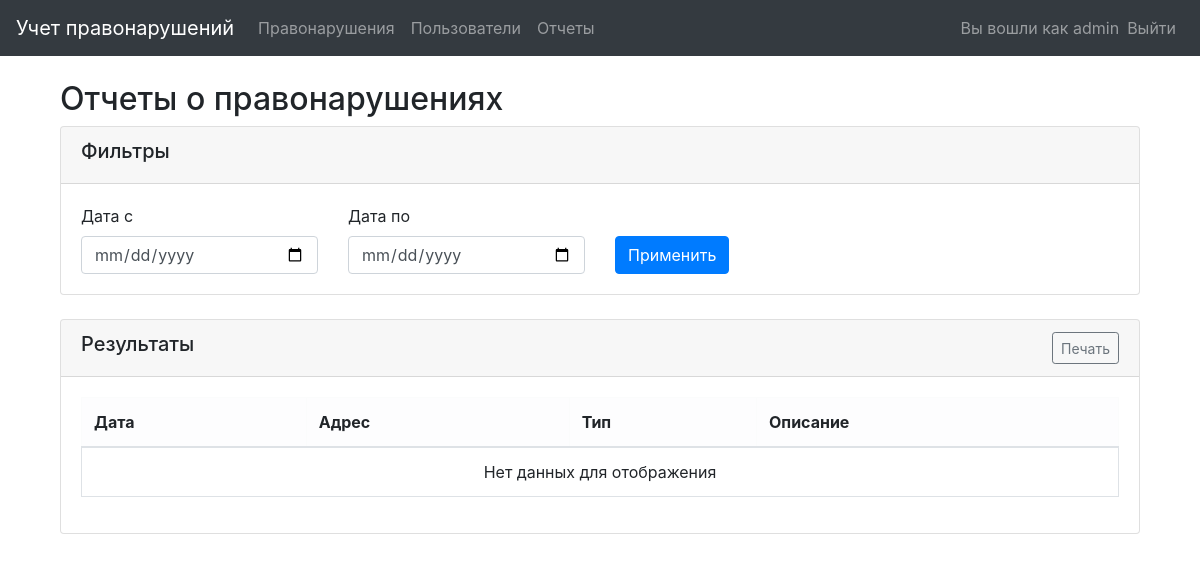
The app's page /reports (signed in), older data.
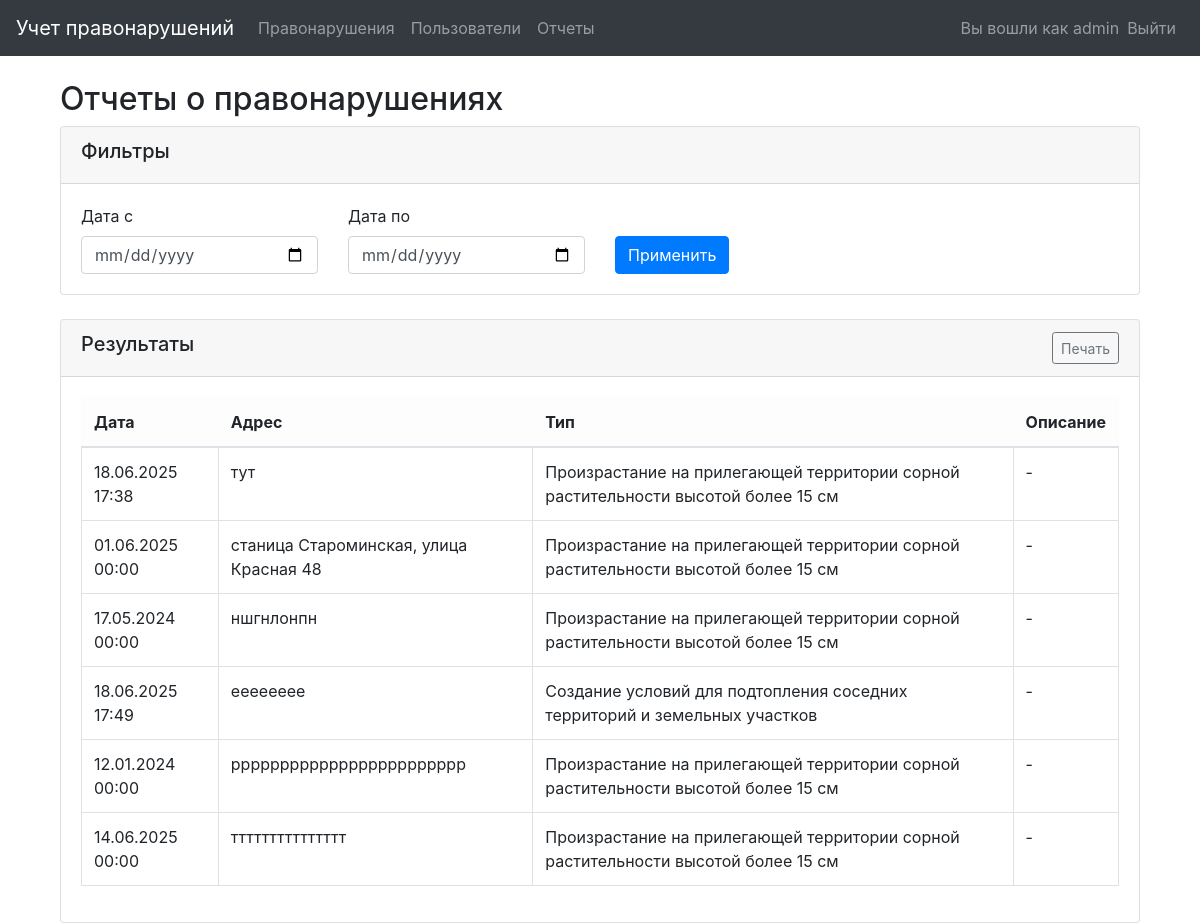
The same page, newer data.
### models.py (models this page shows)
class Offense(db.Model):
    id = db.Column(db.Integer, primary_key=True)
    address = db.Column(db.String(200), nullable=False)
    date = db.Column(db.DateTime, nullable=False)
    check_date = db.Column(db.DateTime)  # Дата проверки
    offense_type = db.Column(db.String(100), nullable=False)
    description = db.Column(db.Text)
    user_id = db.Column(db.Integer, db.ForeignKey('user.id'), nullable=False)

### app.py (the view, shortened to what this page needs)
@app.route('/reports', methods=['GET', 'POST'])  # ← Оба метода разрешены!
@login_required
def reports():
    offenses = Offense.query.all()
    return render_template('reports.html', offenses=offenses)

### app.py (called while the page is built)
@login_manager.user_loader
def load_user(user_id):
    return User.query.get(int(user_id))

### templates/reports.html (shortened to what this page needs)
{% extends "base.html" %}
{% block content %}
<div class="container mt-4">
    <h2> Отчеты о правонарушениях</h2>
    <div class="card mb-4">
        <div class="card-header">
            <h5>Фильтры</h5>
        </div>
        <div class="card-body">
            <form method="POST" class="row g-3">
                <div class="col-md-3">
                    <label class="form-label">Дата с</label>
                    <input type="date" name="start_date" class="form-control"
                           value="{{ start_date }}">
                </div>
                <div class="col-md-3">
                    <label class="form-label">Дата по</label>
                    <input type="date" name="end_date" class="form-control"
                           value="{{ end_date }}">
                </div>
                <div class="col-md-3 d-flex align-items-end">
                    <button type="submit" class="btn btn-primary">
                         Применить
                    </button>
                </div>
            </form>
        </div>
    </div>
    <div class="card printable-area">
        <div class="card-header d-flex justify-content-between">
            <h5>Результаты</h5>
            <button onclick="window.print()" class="btn btn-sm btn-outline-secondary">
                 Печать
            </button>
        </div>
        <div class="card-body">
            <div class="table-responsive">
                <table class="table table-bordered table-hover">
                    <thead class="table-light">
                        <tr>
                            <th>Дата</th>
                            <th>Адрес</th>
                            <th>Тип</th>
                            <th>Описание</th>
                        </tr>
                    </thead>
                    <tbody>
                        {% for offense in offenses %}
                        <tr>
                            <td>{{ offense.date.strftime('%d.%m.%Y %H:%M') }}</td>
                            <td>{{ offense.address }}</td>
                            <td>{{ offense.offense_type }}</td>
                            <td>{{ offense.description or '-' }}</td>
                        </tr>
                        {% else %}
                        <tr>
                            <td colspan="5" class="text-center">Нет данных для отображения</td>
                        </tr>
                        {% endfor %}
                    </tbody>
                </table>
            </div>
        </div>
    </div>
</div>
{% endblock %}

Row changes from the older to the newer data that the page shows:
added Offense: date "18.06.2025 17:38", address "тут", offense_type "Произрастание на прилегающей территории сорной растительности высотой более 15 см", description "-"
added Offense: date "01.06.2025 00:00", address "станица Староминская, улица Красная 48", offense_type "Произрастание на прилегающей территории сорной растительности высотой более 15 см", description "-"
added Offense: date "17.05.2024 00:00", address "ншгнлонпн", offense_type "Произрастание на прилегающей территории сорной растительности высотой более 15 см", description "-"
added Offense: date "18.06.2025 17:49", address "ееееееее", offense_type "Создание условий для подтопления соседних территорий и земельных участков", description "-"
added Offense: date "12.01.2024 00:00", address "рррррррррррррррррррррррр", offense_type "Произрастание на прилегающей территории сорной растительности высотой более 15 см", description "-"
added Offense: date "14.06.2025 00:00", address "ттттттттттттттт", offense_type "Произрастание на прилегающей территории сорной растительности высотой более 15 см", description "-"
Text that changed along with them:
text no longer shown: "Нет данных для отображения"
